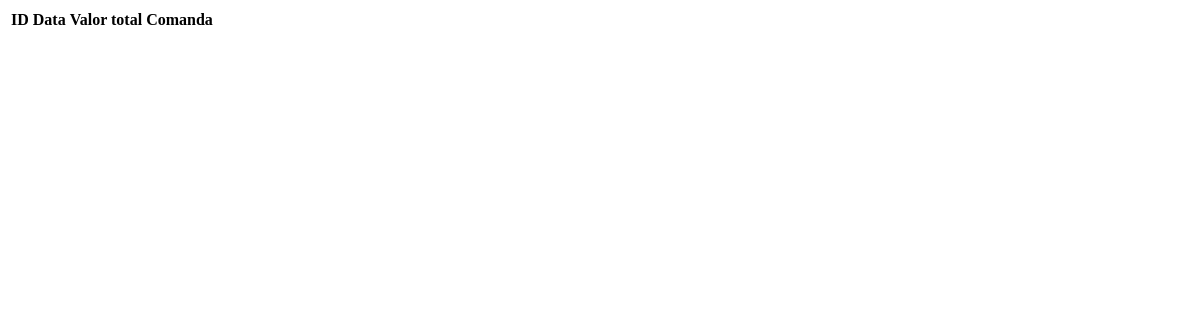
/lista_de_pedidos/, run on an earlier commit of the app's database.
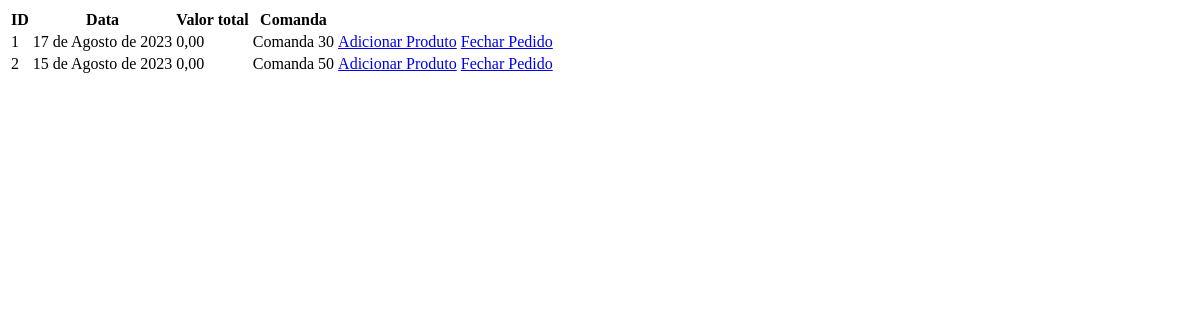
And on a later commit of the database.
### core/models.py (models this page shows)
class Pedido(models.Model):
    data_pedido = models.DateField()
    valor_total = models.DecimalField(max_digits=10, decimal_places=2)
    comanda = models.ForeignKey(Comanda, on_delete=models.CASCADE)
    aberto = models.BooleanField()

class Comanda(models.Model):
    numero = models.CharField(max_length=5)
    def __str__(self):
        return f"Comanda {self.numero}"

### core/views.py (the view)
# urls.py: path('lista_de_pedidos/', lista_de_pedidos),
def lista_de_pedidos(request):
    pedidos = Pedido.objects.filter(aberto=1)
    return render(request, 'lista_pedidos.html', {'pedidos_template': pedidos})

### core/templates/lista_pedidos.html (shortened to what this page needs)
<!DOCTYPE html>
<html lang="en">
<head>
</head>
<body>
    <table>
        <tr>
            <th>ID</th>
            <th>Data</th>
            <th>Valor total</th>
            <th>Comanda</th>
        </tr>
        {% for pedido in pedidos_template %}
        <tr>
            <td>{{pedido.id}}</td>
            <td>{{pedido.data_pedido}}</td>
            <td>{{pedido.valor_total}}</td>
            <td>{{pedido.comanda}}</td>
            <td><a href="{% url 'pagina_inserir_produto_no_pedido' pedido.id %}">Adicionar Produto</a></td>
            <td><a href="{% url 'fechar_pedido' pedido.id %}">Fechar Pedido</a></td>
        </tr>
        {% endfor %}
    </table>
</body>
</html>

What changed in the data, as far as the page shows it:
added Pedido: id "1", data_pedido "17 de Agosto de 2023", valor_total "0,00", comanda "Comanda 30"
added Pedido: id "2", data_pedido "15 de Agosto de 2023", valor_total "0,00", comanda "Comanda 50"
